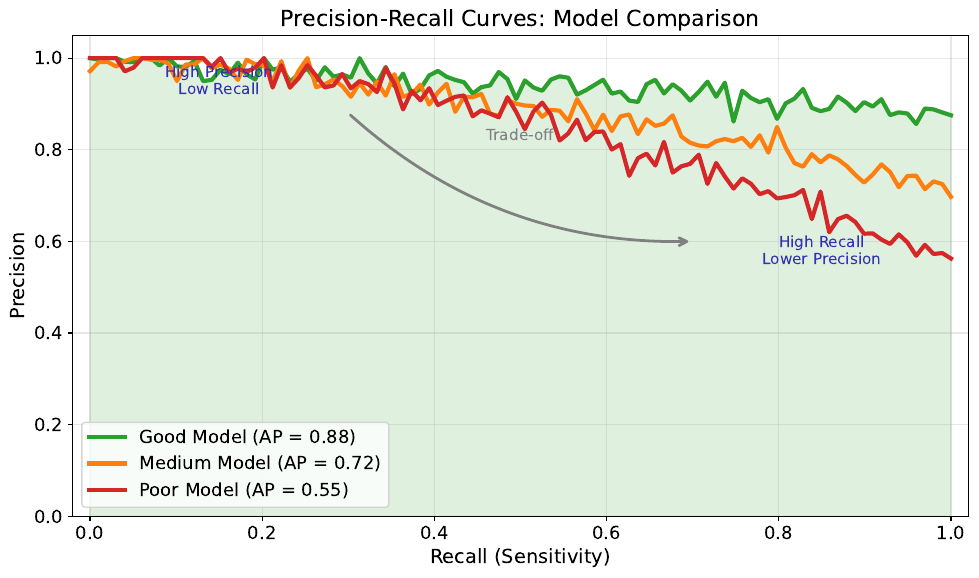

This chart was generated by the following Python code:
"""Precision-Recall Curve - Classification metrics tradeoff"""
import matplotlib.pyplot as plt
import numpy as np
from pathlib import Path

CHART_METADATA = {
    "title": "Precision-Recall Curve",
    "description": "PR curves for imbalanced classification",
    "url": "https://github.com/Digital-AI-Finance/methods-algorithms/tree/master/slides/L02_Logistic_Regression/05_precision_recall"
}

plt.rcParams.update({
    'font.size': 14, 'axes.labelsize': 14, 'axes.titlesize': 16,
    'xtick.labelsize': 13, 'ytick.labelsize': 13, 'legend.fontsize': 13,
    'figure.figsize': (10, 6), 'figure.dpi': 150,
    'axes.spines.top': False,
    'axes.spines.right': False
})

MLPURPLE = '#3333B2'
MLBLUE = '#0066CC'
MLORANGE = '#FF7F0E'
MLGREEN = '#2CA02C'
MLRED = '#D62728'

np.random.seed(42)

# Simulate PR curves
def generate_pr_curve(ap_target, n_points=100):
    """Generate precision-recall curve with target average precision."""
    recall = np.linspace(0, 1, n_points)
    # Higher AP means precision stays high longer as recall increases
    precision = ap_target + (1 - ap_target) * (1 - recall ** (1/ap_target))
    precision = np.clip(precision + np.random.normal(0, 0.02, n_points), 0, 1)
    return recall, precision

recall_good, prec_good = generate_pr_curve(0.88)
recall_med, prec_med = generate_pr_curve(0.72)
recall_poor, prec_poor = generate_pr_curve(0.55)

fig, ax = plt.subplots(figsize=(10, 6))

# Plot PR curves
ax.plot(recall_good, prec_good, color=MLGREEN, linewidth=3,
        label='Good Model (AP = 0.88)')
ax.plot(recall_med, prec_med, color=MLORANGE, linewidth=3,
        label='Medium Model (AP = 0.72)')
ax.plot(recall_poor, prec_poor, color=MLRED, linewidth=3,
        label='Poor Model (AP = 0.55)')

# Fill area
ax.fill_between(recall_good, 0, prec_good, alpha=0.15, color=MLGREEN)

# Annotations for key points
ax.annotate('High Precision\nLow Recall', xy=(0.15, 0.92), fontsize=11,
            ha='center', color=MLPURPLE)
ax.annotate('High Recall\nLower Precision', xy=(0.85, 0.55), fontsize=11,
            ha='center', color=MLPURPLE)

# Trade-off arrow
ax.annotate('', xy=(0.7, 0.6), xytext=(0.3, 0.88),
            arrowprops=dict(arrowstyle='->', color='gray', lw=2,
                          connectionstyle='arc3,rad=0.2'))
ax.text(0.5, 0.82, 'Trade-off', fontsize=11, color='gray', ha='center')

ax.set_xlabel('Recall (Sensitivity)')
ax.set_ylabel('Precision')
ax.set_title('Precision-Recall Curves: Model Comparison')
ax.set_xlim(-0.02, 1.02)
ax.set_ylim(0, 1.05)
ax.legend(loc='lower left')
ax.grid(True, alpha=0.3)

# Add URL annotation
ax.text(0.99, 0.01, CHART_METADATA['url'],
        transform=ax.transAxes,
        fontsize=7,
        color='gray',
        ha='right',
        va='bottom',
        alpha=0.7)

plt.tight_layout()
plt.savefig(Path(__file__).parent / 'chart.pdf', dpi=300, bbox_inches='tight')
plt.close()
print("Chart saved: 05_precision_recall/chart.pdf")
